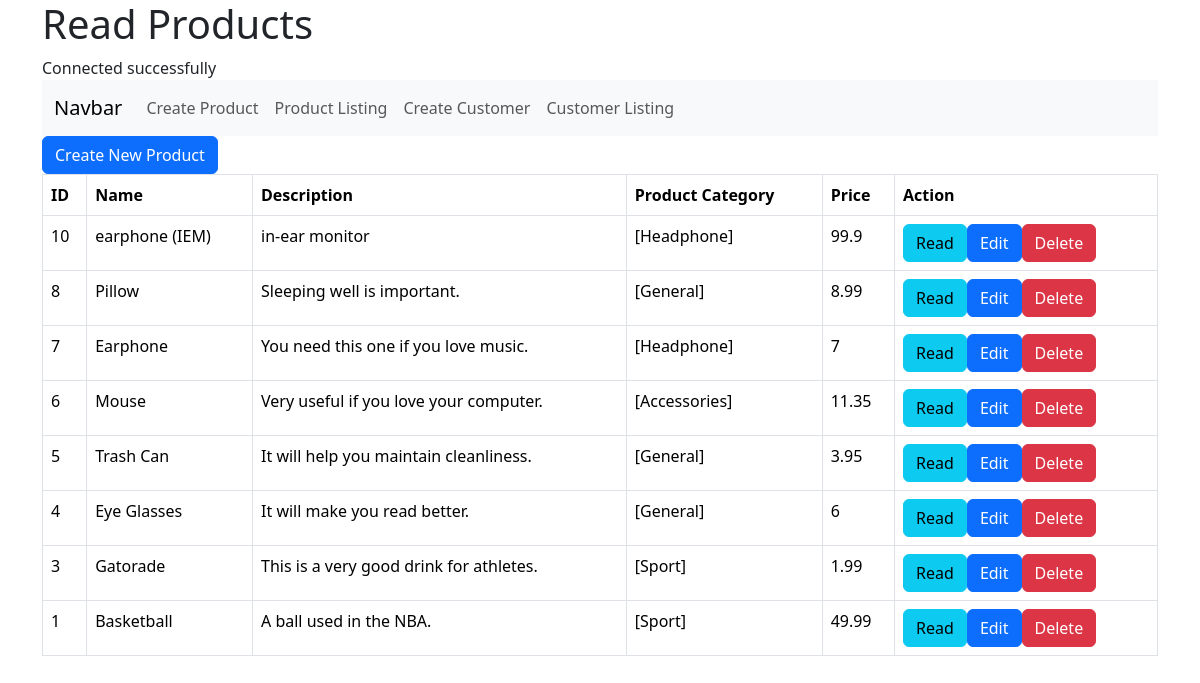
The page /product_listing.php (signed in) on the database as committed earlier.
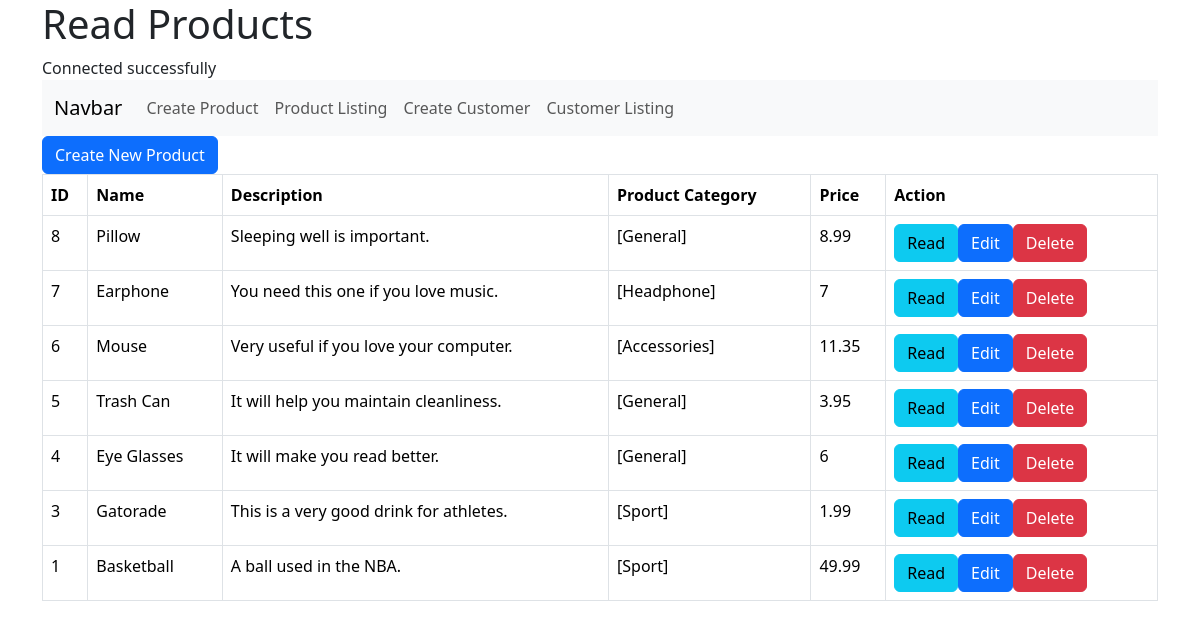
The same page on the database as committed later.
### tables this page shows
CREATE TABLE IF NOT EXISTS `products` (
  `id` int NOT NULL AUTO_INCREMENT,
  `name` varchar(128) NOT NULL,
  `description` text NOT NULL,
  `product_cat` int NOT NULL,
  `price` double NOT NULL,
  `promotion_price` double NOT NULL,
  `manufacture_date` date NOT NULL,
  `expired_date` date NOT NULL,
  `created` datetime NOT NULL,
  `modified` timestamp NOT NULL DEFAULT CURRENT_TIMESTAMP ON UPDATE CURRENT_TIMESTAMP,
  PRIMARY KEY (`id`)
);

CREATE TABLE IF NOT EXISTS `product_cat` (
  `product_cat_id` int NOT NULL,
  `product_cat_name` varchar(128) NOT NULL,
  `product_cat_description` text NOT NULL,
  PRIMARY KEY (`product_cat_id`)
);

### product_listing.php (the view, shortened to what this page needs)
<!DOCTYPE HTML>
<html>
<head>
    <link href="https://cdn.jsdelivr.net/npm/bootstrap@5.3.3/dist/css/bootstrap.min.css" rel="stylesheet">
</head>
<body>
    <div class="container">
        <div class="page-header">
            <h1>Read Products</h1>
        </div>
        <?php
        include 'config/database.php';
        include 'menu.php';
        $query = "SELECT id, name, description, price, product_cat_name FROM products INNER JOIN product_cat ON products.product_cat = product_cat_id ORDER BY id DESC";
        $stmt = $con->prepare($query);
        $stmt->execute();
        $num = $stmt->rowCount();
        echo "<a href='create.php' class='btn btn-primary m-b-1em'>Create New Product</a>";
        if ($num > 0) {
            echo "<table class='table table-hover table-responsive table-bordered'>";
            echo "<tr>";
            echo "<th>ID</th>";
            echo "<th>Name</th>";
            echo "<th>Description</th>";
            echo "<th>Product Category</th>";
            echo "<th>Price</th>";
            echo "<th>Action</th>";
            echo "</tr>";
            while ($row = $stmt->fetch(PDO::FETCH_ASSOC)) {
                extract($row);
                echo "<tr>";
                echo "<td>{$id}</td>";
                echo "<td>{$name}</td>";
                echo "<td>{$description}</td>";
                echo "<td>[$product_cat_name]</td>";
                echo "<td>{$price}</td>";
                echo "<td>";
                echo "<a href='product_details.php?id={$id}' class='btn btn-info m-r-1em'>Read</a>";
                echo "<a href='product_update.php?id={$id}' class='btn btn-primary m-r-1em'>Edit</a>";
                echo "<a href='#' onclick='delete_user({$id});'  class='btn btn-danger'>Delete</a>";
                echo "</td>";
                echo "</tr>";
            }
            echo "</table>";
        }
        else {
            echo "<div class='alert alert-danger'>No records found.</div>";
        }
        ?>
    </div>
</body>
</html>

### config/database.php (shortened to what this page needs)
<?php
try {
    echo "Connected successfully";
}
catch(PDOException $exception){
    echo "Connection error: ".$exception->getMessage();
}
?>

### menu.php (shortened to what this page needs)
<!DOCTYPE HTML>
<html>
<head>
</head>
<body>
    <nav class="navbar navbar-expand-lg bg-body-tertiary">
        <div class="container-fluid">
            <a class="navbar-brand" href="#">Navbar</a>
            <div class="collapse navbar-collapse" id="navbarNav">
                <ul class="navbar-nav">
                    <li class="nav-item">
                        <a class="nav-link" href="product_create.php">Create Product</a>
                    </li>
                    <li class="nav-item">
                        <a class="nav-link" href="product_listing.php">Product Listing</a>
                    </li>
                    <li class="nav-item">
                        <a class="nav-link" href="customer_create.php">Create Customer</a>
                    </li>
                    <li class="nav-item">
                        <a class="nav-link" href="customer_listing.php">Customer Listing</a>
                    </li>
                </ul>
            </div>
        </div>
    </nav>
</body>
</html>

Rows that differ between the two databases and show on the page:
no longer on this page (row edited): products: id "10", name "earphone (IEM)", description "in-ear monitor", product_cat.product_cat_name "Headphone", price "99.9"
